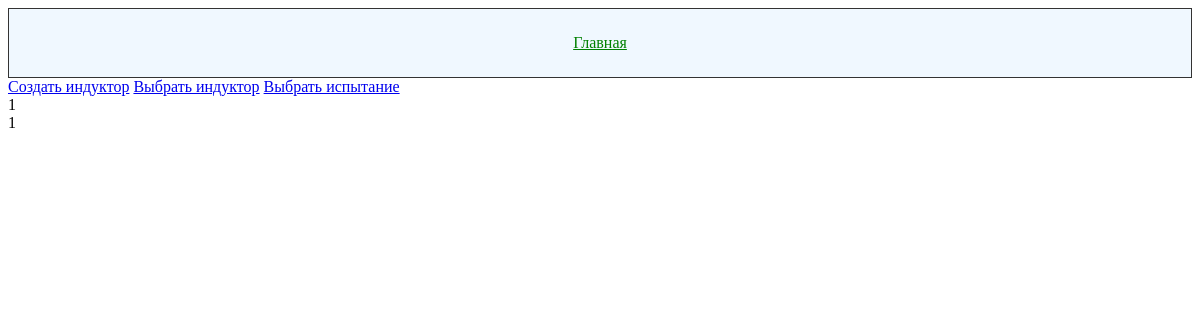
/list_inds/2, run on an earlier commit of the app's database.
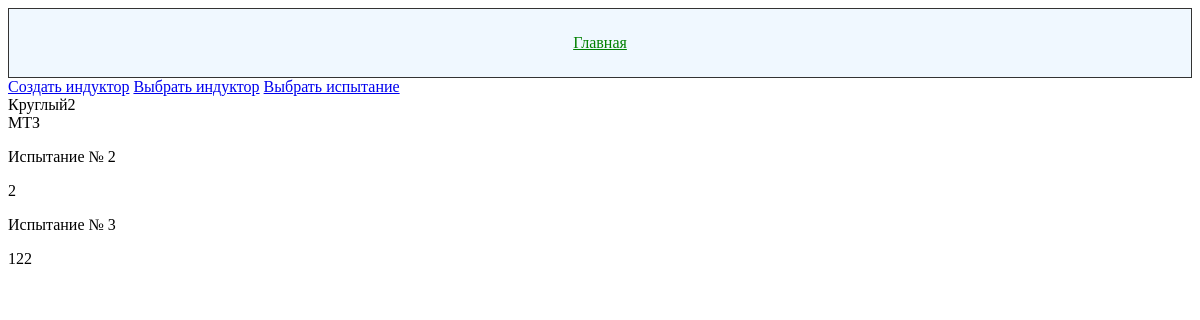
And on a later commit of the database.
### main_app/models.py (models this page shows, shortened)
class Inductors(models.Model):
    title = models.CharField(max_length=50)
    manufacter = models.CharField(max_length=50, blank=True)
    step = models.DecimalField(max_digits=3, decimal_places=1)
    length = models.IntegerField(default=150)
    wind_size = models.IntegerField(default=150)
    sezi_of_detail = models.CharField(max_length=50, blank=True)
    tube_shape = models.ForeignKey(TubeShapes, on_delete=models.CASCADE, blank=True)
    len_of_tube = models.IntegerField(default=150)
    notice = models.CharField(max_length=250, blank=True)
    photo = models.FileField(upload_to='media/', blank=True)
    def __str__(self):
        return self.title

class TestInductor(models.Model):
    inductor_id = models.ForeignKey(Inductors, on_delete=models.CASCADE)
    machine_id = models.ForeignKey('Machines', on_delete=models.CASCADE)
    detail = models.CharField(max_length=50)
    power = models.IntegerField()
    voltage = models.IntegerField()
    currency = models.IntegerField()
    freq = models.DecimalField(max_digits=3, decimal_places=1)
    def __str__(self):
        return f'{self.inductor_id} #{self.pk}'

### main_app/views.py (the view)
# urls.py: path('list_inds/<int:pk>', views.InductorDetailView.as_view(), name='ind_detail'),
class InductorDetailView(DetailView):
    model = Inductors
    context_object_name = 'inductor'
    def get_context_data(self, **kwargs):
        context = super().get_context_data(**kwargs)
        context['tests'] = TestInductor.objects.filter(inductor_id=context.get('object').pk)
        print(context)
        return context

### main_app/templates/main_app/inductors_detail.html
{% extends 'main_app/main.html' %}
{% block content %}
{{inductor.title}} <br>
{{inductor.manufacter}}
{% for test in tests %}
<p>Испытание № {{ test.id }}</p>
{{ test.power }}
{% endfor %}
{% endblock %}

What changed in the data, as far as the page shows it:
changed Inductors: title "1" → "Круглый2"; manufacter "1" → "МТЗ"
added TestInductor: id "2", power "2"
added TestInductor: id "3", power "122"
